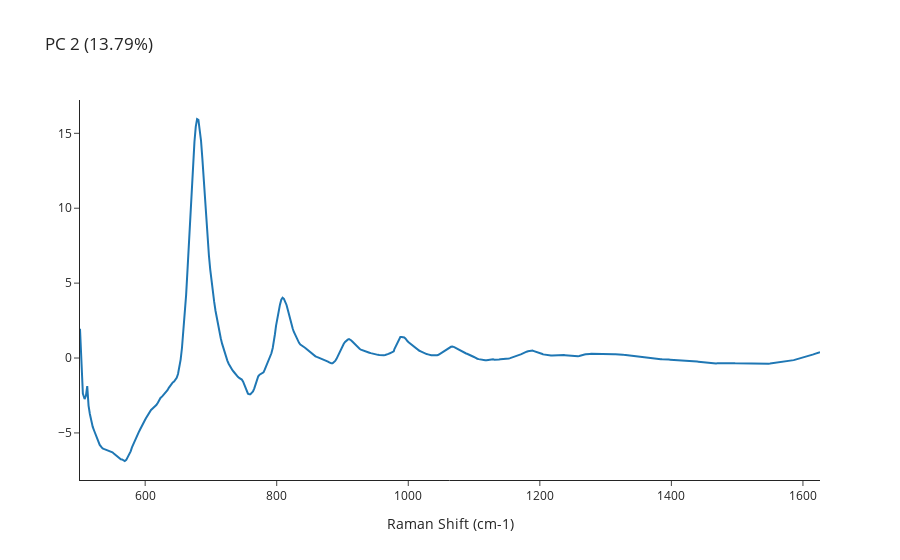
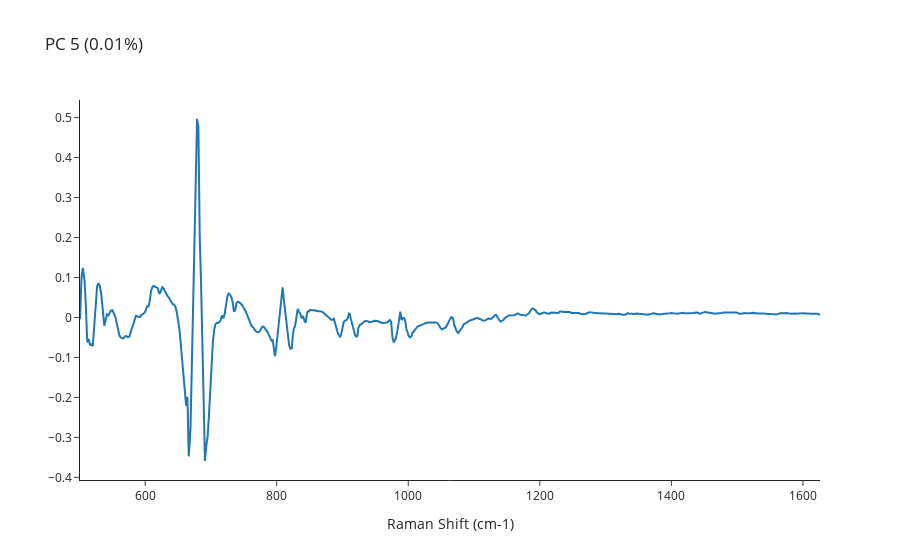

Here is the notebook cell these charts were saved with, in order:
### Code cell
var=multivar(ys.T,x,names,hover,symbol=lst1, hover=hover)

### Figure 1 — Plotly figure (JSON) as saved in the notebook; plotly's stock layout.template omitted (floating-point values rounded to 4 significant figures; data arrays with more than 128 entries replaced by an {"elided": "..."} marker saying what was removed)
{"data": [{"hovertemplate": "Raman Shift (cm-1)=%{x}<br>=%{y}<extra></extra>", "legendgroup": "", "line": {"color": "#1F77B4", "dash": "solid"}, "marker": {"symbol": "circle"}, "mode": "lines", "name": "", "orientation": "v", "showlegend": false, "type": "scatter", "x": {"elided": "647 float values"}, "xaxis": "x", "y": {"elided": "647 float values"}, "yaxis": "y"}], "layout": {"legend": {"tracegroupgap": 0}, "title": {"text": "PC 2 (13.79%)"}, "xaxis": {"anchor": "y", "domain": [0, 1], "title": {"text": "Raman Shift (cm-1)"}}, "yaxis": {"anchor": "x", "domain": [0, 1], "title": {"text": ""}}}}

### Figure 2 — Plotly figure (JSON) as saved in the notebook; plotly's stock layout.template omitted (floating-point values rounded to 4 significant figures; data arrays with more than 128 entries replaced by an {"elided": "..."} marker saying what was removed)
{"data": [{"hovertemplate": "Raman Shift (cm-1)=%{x}<br>=%{y}<extra></extra>", "legendgroup": "", "line": {"color": "#1F77B4", "dash": "solid"}, "marker": {"symbol": "circle"}, "mode": "lines", "name": "", "orientation": "v", "showlegend": false, "type": "scatter", "x": {"elided": "647 float values"}, "xaxis": "x", "y": {"elided": "647 float values"}, "yaxis": "y"}], "layout": {"legend": {"tracegroupgap": 0}, "title": {"text": "PC 5 (0.01%)"}, "xaxis": {"anchor": "y", "domain": [0, 1], "title": {"text": "Raman Shift (cm-1)"}}, "yaxis": {"anchor": "x", "domain": [0, 1], "title": {"text": ""}}}}
